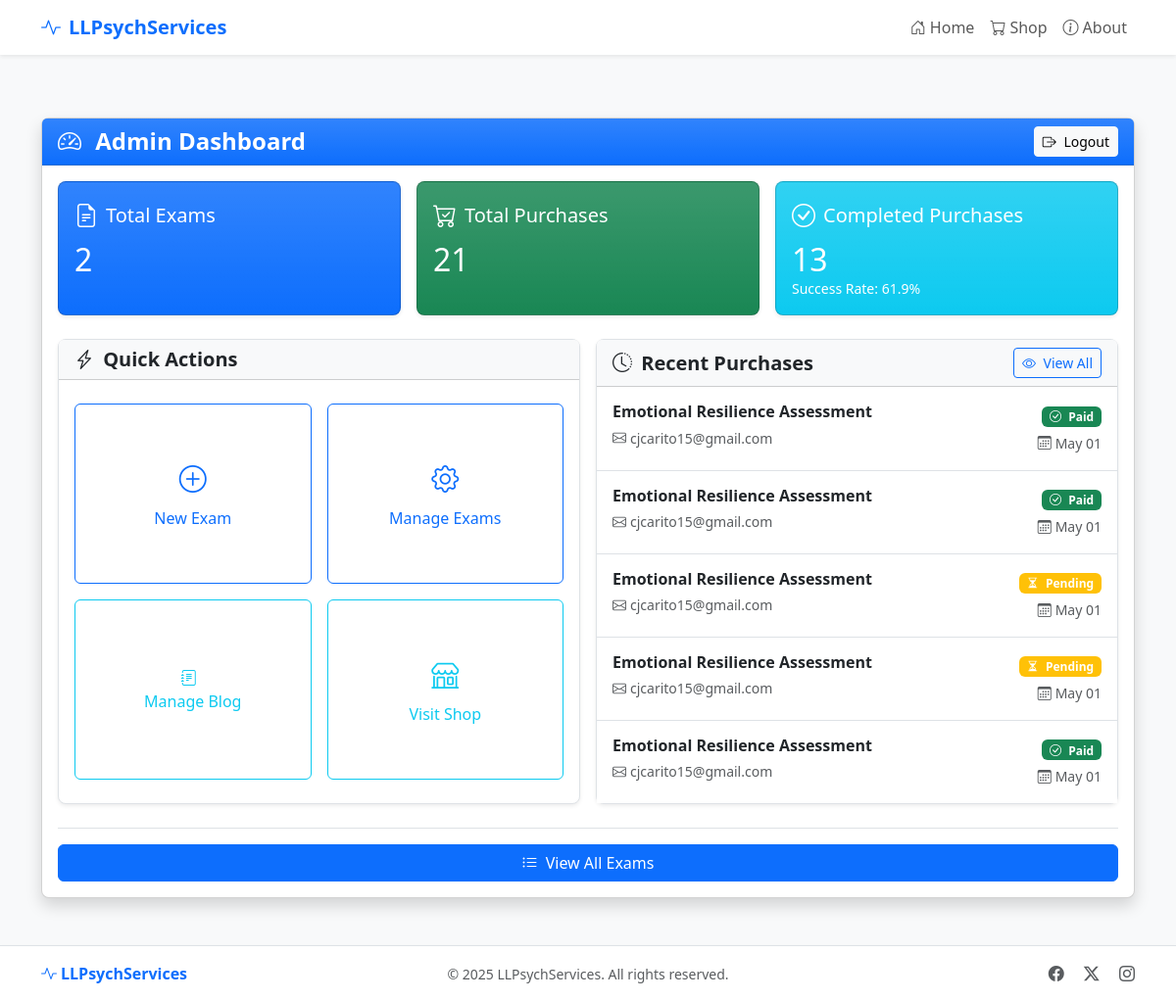
/admin/ (signed in), run on the app's committed database.
### models.py (models this page shows, shortened)
class Purchase(db.Model):
    id = db.Column(db.Integer, primary_key=True)
    exam_id = db.Column(db.Integer, db.ForeignKey('exam.id'), nullable=False)
    email = db.Column(db.String(120), nullable=False)
    access_token = db.Column(db.String(100), unique=True, nullable=False)
    payment_id = db.Column(db.String(100), nullable=True)
    payment_status = db.Column(db.String(20), default='pending')
    answers = db.Column(db.Text, nullable=True)  # Store user answers as JSON
    purchased_at = db.Column(db.DateTime, default=datetime.utcnow)
    exam = db.relationship('Exam', backref=db.backref('purchases', lazy=True))

class Exam(db.Model):
    id = db.Column(db.Integer, primary_key=True)
    title = db.Column(db.String(100), nullable=False)
    exam_type = db.Column(db.String(20))  # 'content' or 'likert'
    description = db.Column(db.Text, nullable=False)
    price = db.Column(db.Float, nullable=False)
    content = db.Column(db.Text, nullable=False)
    questions = db.Column(db.Text, nullable=True)  # Stored as JSON
    exam_type = db.Column(db.String(20), default='content')  # 'content' or 'likert'
    created_at = db.Column(db.DateTime, default=datetime.utcnow)
    scoring_rules = db.Column(db.Text, nullable=True)

### routes/admin.py (the view)
@admin_bp.route('/')
@admin_required
def dashboard():
    exams_count = Exam.query.count()
    purchases_count = Purchase.query.count()
    completed_purchases = Purchase.query.filter_by(payment_status='paid').count()
    recent_purchases = Purchase.query.order_by(Purchase.purchased_at.desc()).limit(5).all()
    return render_template('admin/dashboard.html',
                          exams_count=exams_count,
                          purchases_count=purchases_count,
                          completed_purchases=completed_purchases,
                          recent_purchases=recent_purchases)

### routes/admin.py (called while the page is built)
def admin_required(f):
    @wraps(f)
    def decorated_function(*args, **kwargs):
        if not session.get('admin_logged_in'):
            flash('Please log in to access the admin area.', 'warning')
            return redirect(url_for('admin.login', next=request.url))
        return f(*args, **kwargs)
    return decorated_function

### templates/admin/dashboard.html (shortened to what this page needs)
{% extends 'base.html' %}
{% block content %}
<div class="container py-3 py-md-4">
  <div class="row justify-content-center">
    <div class="col-12">
      <div class="card shadow">
        <div class="card-header bg-primary bg-gradient text-white">
          <div class="d-flex flex-column flex-sm-row justify-content-between align-items-start align-items-sm-center">
            <h1 class="h4 mb-2 mb-sm-0 fw-bold">
              <i class="bi bi-speedometer2 me-2"></i> Admin Dashboard
            </h1>
            <a href="{{ url_for('admin.logout') }}" class="btn btn-light btn-sm">
              <i class="bi bi-box-arrow-right me-1"></i> Logout
            </a>
          </div>
        </div>
        <div class="card-body">
          <div class="row g-3 mb-4">
            <div class="col-md-4">
              <div class="card bg-primary bg-gradient text-white h-100 shadow-sm">
                <div class="card-body">
                  <div class="d-flex align-items-center mb-2">
                    <i class="bi bi-file-earmark-text fs-4 me-2"></i>
                    <h5 class="card-title mb-0">Total Exams</h5>
                  </div>
                  <h2 class="card-text mb-0">{{ exams_count }}</h2>
                </div>
              </div>
            </div>
            <div class="col-md-4">
              <div class="card bg-success bg-gradient text-white h-100 shadow-sm">
                <div class="card-body">
                  <div class="d-flex align-items-center mb-2">
                    <i class="bi bi-cart-check fs-4 me-2"></i>
                    <h5 class="card-title mb-0">Total Purchases</h5>
                  </div>
                  <h2 class="card-text mb-0">{{ purchases_count }}</h2>
                </div>
              </div>
            </div>
            <div class="col-md-4">
              <div class="card bg-info bg-gradient text-white h-100 shadow-sm">
                <div class="card-body">
                  <div class="d-flex align-items-center mb-2">
                    <i class="bi bi-check-circle fs-4 me-2"></i>
                    <h5 class="card-title mb-0">Completed Purchases</h5>
                  </div>
                  <h2 class="card-text mb-0">{{ completed_purchases }}</h2>
                  <p class="mb-0 small">Success Rate:
                    {{ (completed_purchases / purchases_count * 100) | round(1) if purchases_count > 0 else 0 }}%
                  </p>
                </div>
              </div>
            </div>
          </div>
          <div class="row g-3 mb-2">
            <div class="col-lg-6">
              <div class="card border h-100 shadow-sm">
                <div class="card-header bg-light">
                  <h5 class="mb-0 fw-bold">
                    <i class="bi bi-lightning-charge me-1"></i> Quick Actions
                  </h5>
                </div>
                <div class="card-body p-0 d-flex flex-column">
                  <div class="flex-grow-1 d-flex flex-column justify-content-center">
                    <div class="row g-3 p-3 h-100">
                      <div class="col-md-6 d-flex">
                        <a href="{{ url_for('admin.create_exam') }}" class="btn btn-outline-primary w-100 d-flex flex-column align-items-center justify-content-center py-4">
                          <i class="bi bi-plus-circle fs-3 mb-2"></i>
                          <span>New Exam</span>
                        </a>
                      </div>
                      <div class="col-md-6 d-flex">
                        <a href="{{ url_for('admin.exams') }}" class="btn btn-outline-primary w-100 d-flex flex-column align-items-center justify-content-center py-4">
                          <i class="bi bi-gear fs-3 mb-2"></i>
                          <span>Manage Exams</span>
                        </a>
                      </div>
                      <div class="col-md-6 d-flex">
                        <a href="{{ url_for('admin.blog') }}" class="btn btn-outline-info w-100 d-flex flex-column align-items-center justify-content-center py-4" target="_blank">
                          <i class="bi bi-journal-text me-2"></i>
                          <span>Manage Blog</span>
                        </a>
                      </div>
                      <div class="col-md-6 d-flex">
                        <a href="{{ url_for('main.shop') }}" class="btn btn-outline-info w-100 d-flex flex-column align-items-center justify-content-center py-4" target="_blank">
                          <i class="bi bi-shop fs-3 mb-2"></i>
                          <span>Visit Shop</span>
                        </a>
                      </div>
                    </div>
                  </div>
                </div>
              </div>
            </div>
            <div class="col-lg-6">
              <div class="card border h-100 shadow-sm">
                <div class="card-header bg-light">
                  <div class="d-flex flex-column flex-sm-row justify-content-between align-items-start align-items-sm-center">
                    <h5 class="mb-2 mb-sm-0 fw-bold">
                      <i class="bi bi-clock-history me-1"></i> Recent Purchases
                    </h5>
                    {% if recent_purchases %}
                    <a href="{{ url_for('admin.purchases') }}" class="btn btn-outline-primary btn-sm">
                      <i class="bi bi-eye me-1"></i> View All
                    </a>
                    {% endif %}
                  </div>
                </div>
                <div class="card-body p-0">
                  {% if recent_purchases %}
                  <div class="list-group list-group-flush">
                    {% for purchase in recent_purchases %}
                    <a href="{{ url_for('admin.purchases') }}" class="list-group-item list-group-item-action py-3">
                      <div class="d-flex justify-content-between align-items-start">
                        <div class="me-2 text-truncate">
                          <h6 class="mb-1 fw-bold">{{ purchase.exam.title }}</h6>
                          <small class="text-muted">
                            <i class="bi bi-envelope me-1"></i>{{ purchase.email }}
                          </small>
                        </div>
                        <div class="text-end">
                          <span class="badge {{ 'bg-success' if purchase.payment_status == 'paid' else 'bg-warning' }} mb-1">
                            <i class="bi bi-{{ 'check-circle' if purchase.payment_status == 'paid' else 'hourglass-split' }} me-1"></i>
                            {{ purchase.payment_status | capitalize }}
                          </span>
                          <div>
                            <small class="text-muted">
                              <i class="bi bi-calendar3 me-1"></i>{{ purchase.purchased_at.strftime('%b %d') }}
                            </small>
                          </div>
                        </div>
                      </div>
                    </a>
                    {% endfor %}
                  </div>
                  {% else %}
                  <div class="text-center py-5 text-muted h-100 d-flex flex-column justify-content-center">
                    <i class="bi bi-cart-x fs-1 mb-2"></i>
                    <p class="mb-0">No recent purchases</p>
                    <p class="small text-muted">New purchases will appear here</p>
                  </div>
                  {% endif %}
                </div>
              </div>
            </div>
          </div>
          <div class="d-flex flex-column flex-sm-row justify-content-end gap-2 mt-4 border-top pt-3">
            <a href="{{ url_for('admin.exams') }}" class="btn btn-primary w-100 w-sm-auto">
              <i class="bi bi-list-ul me-1"></i> View All Exams
            </a>
          </div>
        </div>
      </div>
    </div>
  </div>
</div>
{% endblock %}

### templates/base.html (style rules this page uses)
html, body { height: 100%; }
body { display: flex; flex-direction: column; background-color: #f8f9fa; }
.card { border-radius: 0.5rem; box-shadow: 0 0.5rem 1rem rgba(0, 0, 0, 0.15); transition: transform 0.2s; }
.card-header { border-top-left-radius: calc(0.5rem - 1px); border-top-right-radius: calc(0.5rem - 1px); }
.btn-primary { background-color: #0d6efd; border-color: #0d6efd; }

### data on the page
Purchase: exam "Emotional Resilience Assessment", email "cjcarito15@gmail.com", payment_status "Paid", purchased_at "May 01"
Purchase: exam "Emotional Resilience Assessment", email "cjcarito15@gmail.com", payment_status "Paid", purchased_at "May 01"
Purchase: exam "Emotional Resilience Assessment", email "cjcarito15@gmail.com", payment_status "Pending", purchased_at "May 01"
Purchase: exam "Emotional Resilience Assessment", email "cjcarito15@gmail.com", payment_status "Pending", purchased_at "May 01"
Purchase: exam "Emotional Resilience Assessment", email "cjcarito15@gmail.com", payment_status "Paid", purchased_at "May 01"

### other printed values
{{ exams_count }} "2"
{{ purchases_count }} "21"
{{ completed_purchases }} "13"
